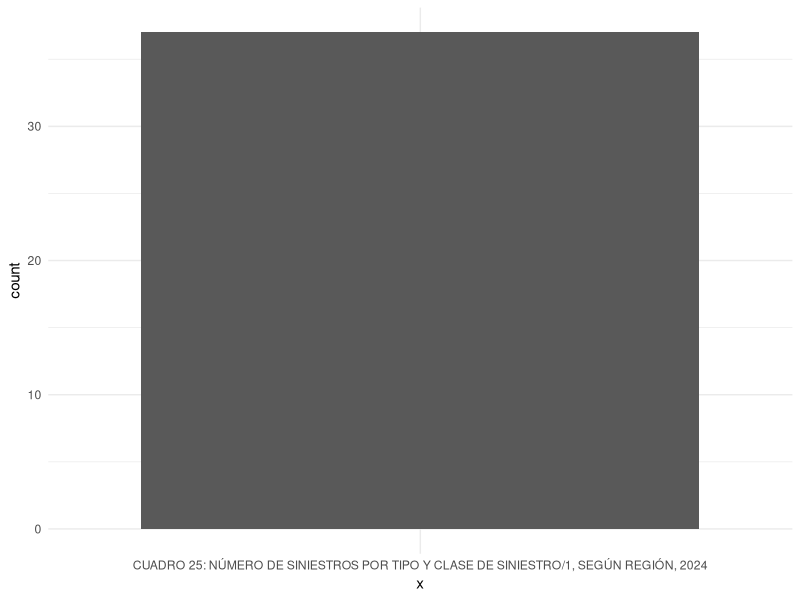

Generate this figure with R:
library(tidyr)
library(dplyr)
library(tidyverse)
library(readxl)

datos <- read_excel("my_data.xlsx")
datos <- datos %>% drop_na()
datos <- datos %>% mutate(across(where(is.character), as.factor))

# Ver estructura
str(datos)

# Gráfico de barras para variables categóricas
# Reemplaza 'variable_interes' con el nombre real de tu columna
print(ggplot(datos, aes(x = "CUADRO 25: NÚMERO DE SINIESTROS POR TIPO Y CLASE DE SINIESTRO/1, SEGÚN REGIÓN, 2024"
)) + 
  geom_bar() +
  theme_minimal())

